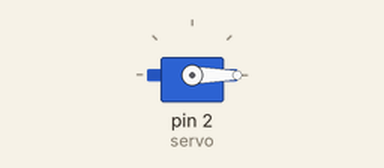
A sketch run on a simulated Arduino Uno, built with avr-gcc and run on an emulated ATmega328P. Parts: servo.

Above: at 1.05 s.
Timing chart, 0 to 5.6 s (numbered marks = the images above):
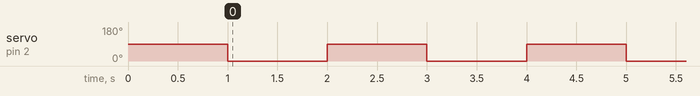

Measured:
- by itself, servo on pin 2 (servo): alternates 90° for 1.0 s and 0° for 1.0 s, 6 changes in all, then stays 90°

The sketch:

servo.ino
```cpp
#include <Servo.h>
//--------------------------
//Constants
//--------------------------
const int CUPS = 3;
const int OPEN = 0;
const int CLOSE = 90;
const int GENERAL_DELAY = 1000;
const int OPEN_CLOSE_DELAY = 1000;
//--------------------------
//Variables
//--------------------------
Servo servo;
int counter = 0;
boolean canContinue = false;
//--------------------------
//Life cycle
//--------------------------
void setup() {
  Serial.begin(115200);
  servo.attach(2 );
  servo.write(CLOSE);
  canContinue = true;
  delay(GENERAL_DELAY);
}
//--------------------------
void loop() {
  dispatchCoffee();
  delay(GENERAL_DELAY);
}
//--------------------------
//Methods
//--------------------------
void dispatchCoffee(){
  if(canContinue){
    if(counter < CUPS){
      servo.write(OPEN);
      delay(OPEN_CLOSE_DELAY);
      servo.write(CLOSE);
      counter++;
    }else{
      counter = 0;
      canContinue = false;
    }
  }
}
```
